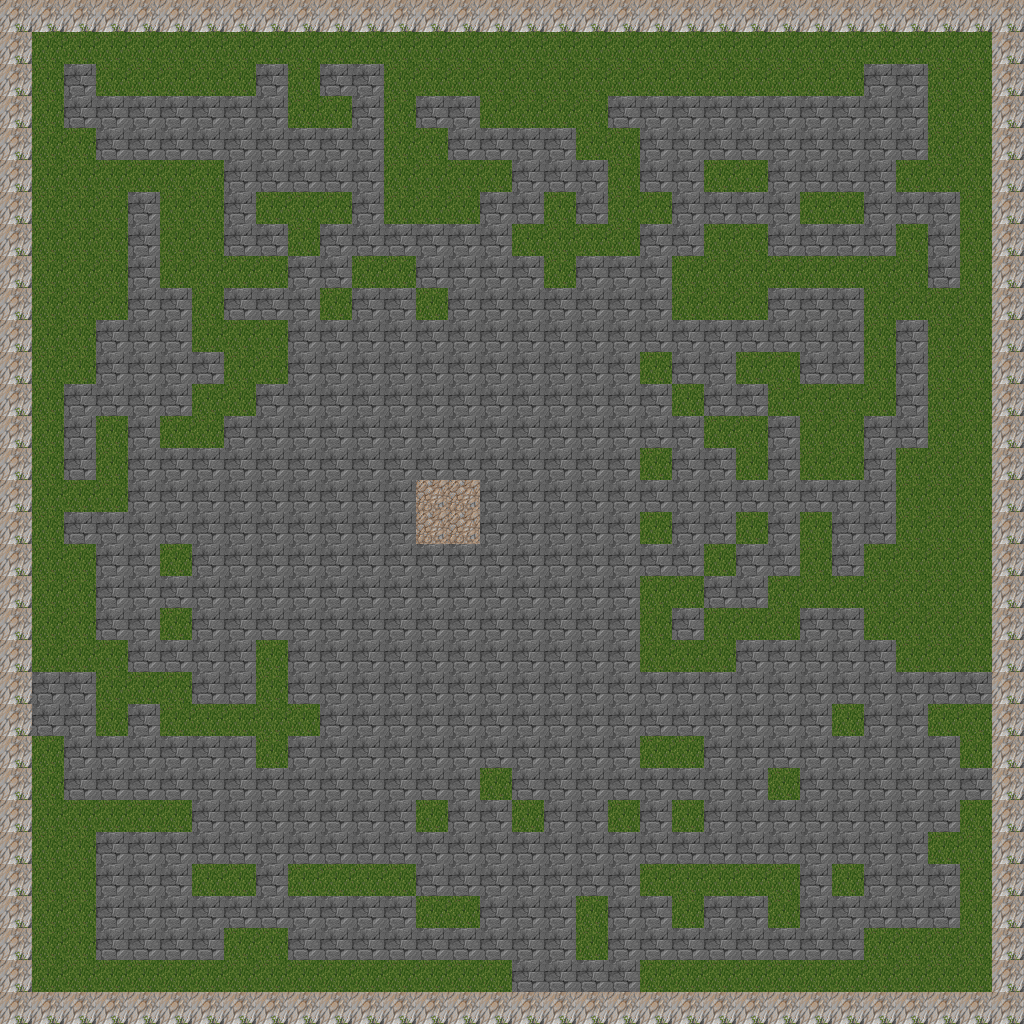

Below is a game level as drawn by its tile map, then a one-line description and the .tmx that defines it (tile-layer data replaced by summaries):
An orthogonal 32x32 tile map with 32x32 px tiles, 2 tile layers (Grass Layer 1, Rock Layer 2).

<map version="1.0" orientation="orthogonal" renderorder="right-down" width="32" height="32" tilewidth="32" tileheight="32" nextobjectid="1">
 <tileset firstgid="1" name="tiles" tilewidth="32" tileheight="32" tilecount="256" columns="16">
  <image source="tileset.png" width="512" height="512" />
 </tileset>
 <layer name="Grass Layer 1" width="32" height="32">
  <data>[1024 cells, 1024 non-empty, 3 distinct tile ids]</data>
 </layer>
 <layer name="Rock Layer 2" width="32" height="32">
  <data>[1024 cells, 551 non-empty, 1 distinct tile ids]</data>
 </layer>
</map>
